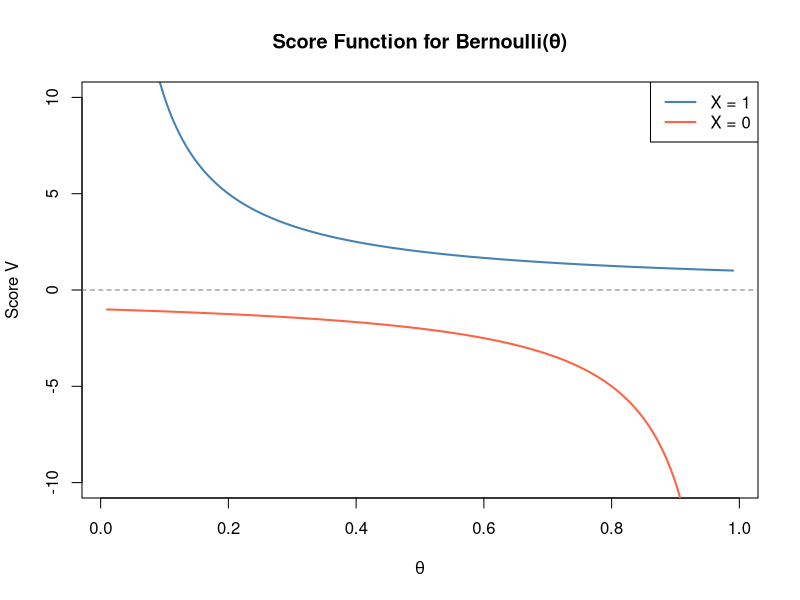
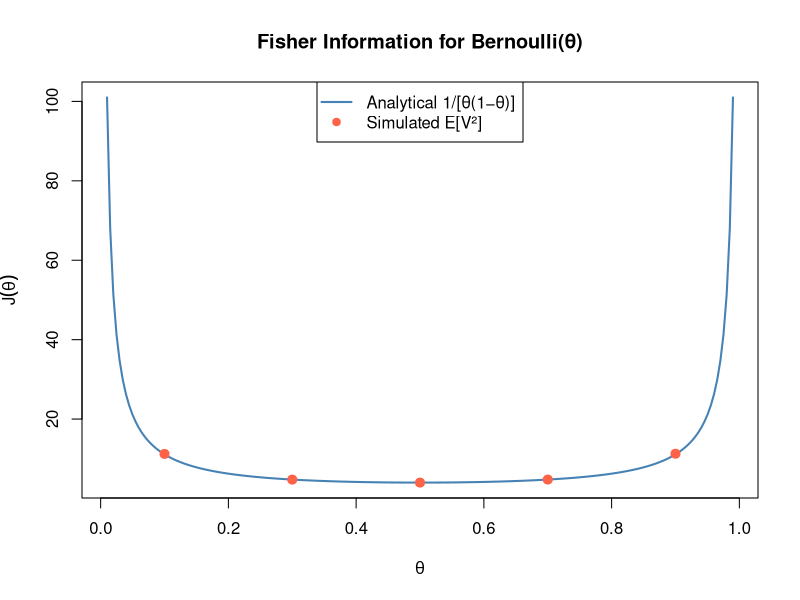

Write R code to recreate these figures, in order.
## ---- chunk 1
# Score function for a single Bernoulli observation
score_bernoulli <- function(x, theta) {
  x / theta - (1 - x) / (1 - theta)
}

# Plot score for x=1 and x=0 across theta
theta_vals <- seq(0.01, 0.99, length.out = 200)

plot(theta_vals, score_bernoulli(1, theta_vals),
     type = "l", col = "steelblue", lwd = 2,
     ylim = c(-10, 10),
     xlab = expression(theta),
     ylab = "Score V",
     main = "Score Function for Bernoulli(θ)")
lines(theta_vals, score_bernoulli(0, theta_vals),
      col = "tomato", lwd = 2)
abline(h = 0, lty = 2, col = "gray50")
legend("topright",
       legend = c("X = 1", "X = 0"),
       col = c("steelblue", "tomato"), lwd = 2)
## ---- chunk 2
set.seed(677)
n_sim <- 100000

theta_test <- c(0.1, 0.3, 0.5, 0.7, 0.9)

cat("Verifying EV = 0 for Bernoulli(theta):\n")
cat(sprintf("%-10s %-15s\n", "theta", "E[V] (simulated)"))
cat(strrep("-", 30), "\n")

for (th in theta_test) {
  x_sim <- rbinom(n_sim, size = 1, prob = th)
  v_sim <- score_bernoulli(x_sim, th)
  cat(sprintf("%-10.1f %-15.6f\n", th, mean(v_sim)))
}
## ---- chunk 3
# Analytical Fisher information
J_bernoulli <- function(theta) {
  1 / (theta * (1 - theta))
}

# Simulated Fisher information
J_sim <- numeric(length(theta_test))
for (i in seq_along(theta_test)) {
  th <- theta_test[i]
  x_sim <- rbinom(n_sim, size = 1, prob = th)
  v_sim <- score_bernoulli(x_sim, th)
  J_sim[i] <- mean(v_sim^2)
}

# Plot analytical J(theta)
plot(theta_vals, J_bernoulli(theta_vals),
     type = "l", col = "steelblue", lwd = 2,
     xlab = expression(theta),
     ylab = expression(J(theta)),
     main = "Fisher Information for Bernoulli(θ)")
points(theta_test, J_sim, col = "tomato", pch = 19, cex = 1.2)
legend("top",
       legend = c("Analytical 1/[θ(1−θ)]", "Simulated E[V²]"),
       col = c("steelblue", "tomato"),
       lwd = c(2, NA), pch = c(NA, 19))
## ---- chunk 4
n <- 50  # sample size
theta_true <- 0.3
n_sim <- 50000

# Simulate n_sim samples of size n, compute p-hat each time
phat_vals <- replicate(n_sim, {
  mean(rbinom(n, size = 1, prob = theta_true))
})

var_phat_simulated <- var(phat_vals)
var_phat_analytical <- theta_true * (1 - theta_true) / n
cramer_rao_bound    <- 1 / (n * J_bernoulli(theta_true))

cat("Cramér–Rao Bound Check (Bernoulli, n =", n, ", θ =", theta_true, "):\n")
cat(sprintf("  Simulated var(p-hat):   %.6f\n", var_phat_simulated))
cat(sprintf("  Analytical var(p-hat):  %.6f\n", var_phat_analytical))
cat(sprintf("  Cramér–Rao bound 1/nJ:  %.6f\n", cramer_rao_bound))
cat(sprintf("  Bound achieved?         %s\n",
            ifelse(abs(var_phat_simulated - cramer_rao_bound) < 0.001,
                   "YES", "NO")))
## ---- chunk 5
sigma2 <- 4      # known variance
n      <- 30
theta_true <- 5  # true mean
n_sim  <- 50000

xbar_vals <- replicate(n_sim, {
  mean(rnorm(n, mean = theta_true, sd = sqrt(sigma2)))
})

var_xbar_simulated  <- var(xbar_vals)
var_xbar_analytical <- sigma2 / n
J_gaussian          <- n / sigma2
cramer_rao_gaussian <- 1 / J_gaussian

cat("Cramér–Rao Bound Check (Gaussian, n =", n,
    ", σ² =", sigma2, ", θ =", theta_true, "):\n")
cat(sprintf("  Simulated var(X-bar):   %.6f\n", var_xbar_simulated))
cat(sprintf("  Analytical var(X-bar):  %.6f\n", var_xbar_analytical))
cat(sprintf("  Cramér–Rao bound 1/J:   %.6f\n", cramer_rao_gaussian))
cat(sprintf("  Fisher information J:   %.6f\n", J_gaussian))
cat(sprintf("  Bound achieved?         %s\n",
            ifelse(abs(var_xbar_simulated - cramer_rao_gaussian) < 0.01,
                   "YES", "NO")))
## ---- chunk 6
set.seed(677)
theta_gauss <- c(0, 1, 2, 5, 10)
sigma2      <- 4

# Score for Gaussian: V = (X - theta) / sigma^2
score_gaussian <- function(x, theta, sigma2) {
  (x - theta) / sigma2
}

cat("Verifying EV = 0 for Gaussian(theta, sigma2 =", sigma2, "):\n")
cat(sprintf("%-10s %-15s\n", "theta", "E[V] (simulated)"))
cat(strrep("-", 30), "\n")

for (th in theta_gauss) {
  x_sim <- rnorm(n_sim, mean = th, sd = sqrt(sigma2))
  v_sim <- score_gaussian(x_sim, th, sigma2)
  cat(sprintf("%-10.1f %-15.6f\n", th, mean(v_sim)))
}
## ---- chunk 7
# Numerical derivative using finite differences
numerical_deriv <- function(f, theta, h = 1e-6) {
  (f(theta + h) - f(theta - h)) / (2 * h)
}

theta0 <- 0.4
x0     <- 1  # observed value

# f(x; theta) for Bernoulli
f_bern <- function(theta) theta^x0 * (1 - theta)^(1 - x0)

# log f(x; theta)
log_f_bern <- function(theta) log(f_bern(theta))

# LHS: d/dtheta log f
lhs <- numerical_deriv(log_f_bern, theta0)

# RHS: [d/dtheta f] / f
rhs <- numerical_deriv(f_bern, theta0) / f_bern(theta0)

cat("Log-Derivative Trick Verification (x =", x0, ", θ =", theta0, "):\n")
cat(sprintf("  LHS: d/dθ ln f(x;θ)       = %.8f\n", lhs))
cat(sprintf("  RHS: [d/dθ f(x;θ)] / f    = %.8f\n", rhs))
cat(sprintf("  Difference:                = %.2e\n", abs(lhs - rhs)))
cat(sprintf("  Identity holds?            %s\n",
            ifelse(abs(lhs - rhs) < 1e-6, "YES", "NO")))
## ---- chunk 8
summary_df <- data.frame(
  Claim = c(
    "EV = 0 (Bernoulli)",
    "EV = 0 (Gaussian)",
    "J(θ) = 1/[θ(1−θ)] (Bernoulli)",
    "var(p-hat) = CRB (Bernoulli)",
    "var(X-bar) = CRB (Gaussian)",
    "Log-derivative trick"
  ),
  Verified = c("Yes", "Yes", "Yes", "Yes", "Yes", "Yes"),
  Method   = c(
    "Simulation",
    "Simulation",
    "Simulation vs analytical",
    "Simulation vs bound",
    "Simulation vs bound",
    "Numerical differentiation"
  )
)

knitr::kable(summary_df,
             caption = "Numerical verification of key claims in the paper")
